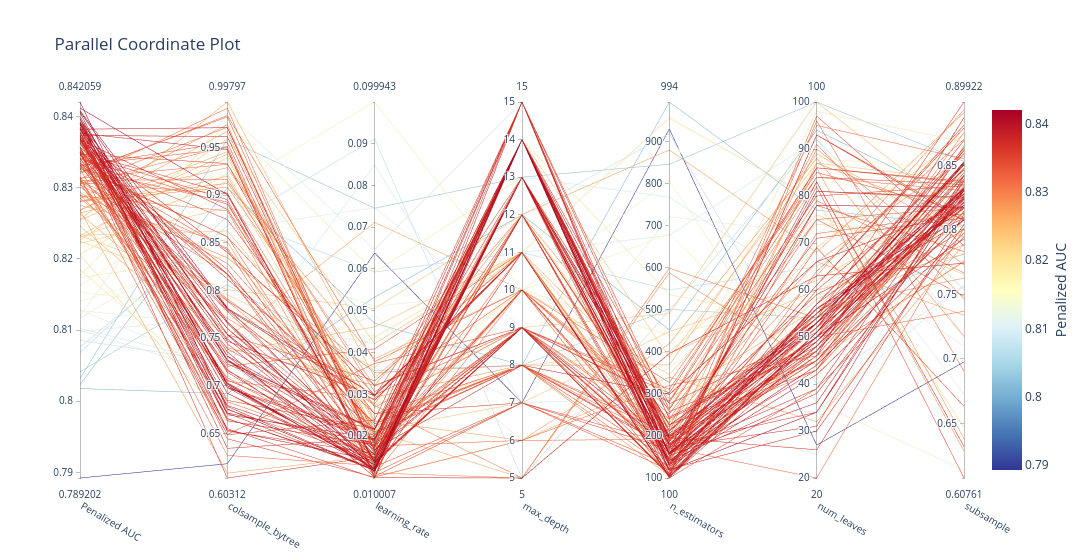

Notebook source saved alongside this figure:
### Code cell
best_lgb = MLPipeline.tune(X_train_full, y_train_full, 
                          algorithm=lgb.LGBMClassifier, 
                          preprocessor=PreProcessor(
                              target_encode_cols=encoding_recommendations["target_encode_cols"],
                          ),
                          param_ranges=lgb_param_ranges,  
                          beta=1,
                          max_evals=500,
                          early_stopping=50, 
                          n_startup_trials=10,
                          verbose=-1,
                          cv=5,
                          cv_variance_penalty=0.3,
                          show_progress_bar=False,  # Avoid optional notebook widgets
                          log_best_model=True)

### Figure 1 — Plotly figure (JSON) as saved in the notebook; plotly's stock layout.template omitted (floating-point values rounded to 4 significant figures; data arrays with more than 128 entries replaced by an {"elided": "..."} marker saying what was removed)
{"data": [{"dimensions": [{"label": "Penalized AUC", "range": [0.7892, 0.8421], "values": {"elided": "145 float values"}}, {"label": "colsample_bytree", "range": [0.6031, 0.998], "values": {"elided": "145 float values"}}, {"label": "learning_rate", "range": [0.01001, 0.09994], "values": {"elided": "145 float values"}}, {"label": "max_depth", "range": [5, 15], "values": {"elided": "145 int values"}}, {"label": "n_estimators", "range": [100, 994], "values": {"elided": "145 int values"}}, {"label": "num_leaves", "range": [20, 100], "values": {"elided": "145 int values"}}, {"label": "subsample", "range": [0.6076, 0.8992], "values": {"elided": "145 float values"}}], "labelangle": 30, "labelside": "bottom", "line": {"color": {"elided": "145 float values"}, "colorbar": {"title": {"side": "right", "text": "Penalized AUC"}}, "colorscale": [[0, "rgb(165,0,38)"], [0.1, "rgb(215,48,39)"], [0.2, "rgb(244,109,67)"], [0.3, "rgb(253,174,97)"], [0.4, "rgb(254,224,144)"], [0.5, "rgb(255,255,191)"], [0.6, "rgb(224,243,248)"], [0.7, "rgb(171,217,233)"], [0.8, "rgb(116,173,209)"], [0.9, "rgb(69,117,180)"], [1, "rgb(49,54,149)"]], "reversescale": true, "showscale": true}, "type": "parcoords"}], "layout": {"title": {"text": "Parallel Coordinate Plot"}, "width": 1200}}
